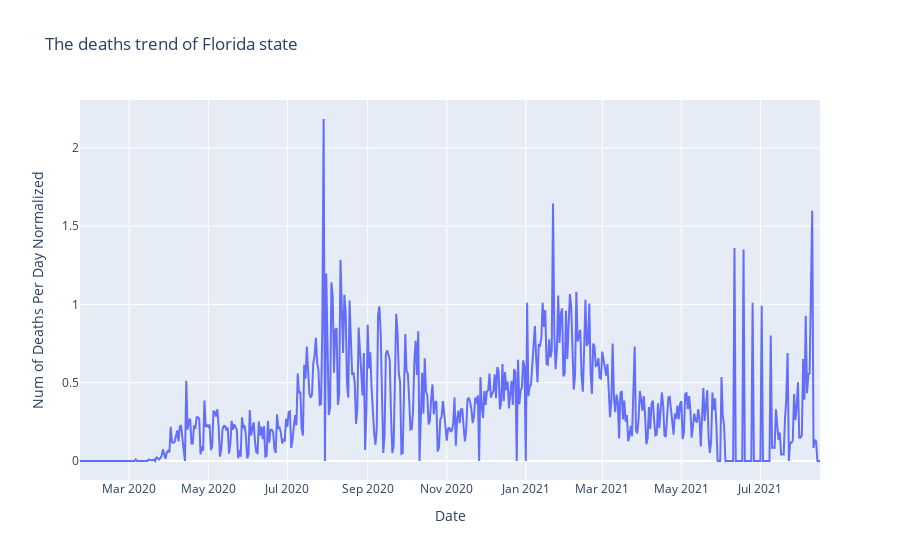

Notebook code cell kept with this figure:
### Code cell
fig4_fl = px.line(FLstate_date, x="Date", y='Num of Deaths Per Day Normalized',title='The deaths trend of Florida state')
fig4_fl.show()

### Figure 1 — Plotly figure (JSON) as saved in the notebook; plotly's stock layout.template omitted (floating-point values rounded to 4 significant figures; data arrays with more than 128 entries replaced by an {"elided": "..."} marker saying what was removed)
{"data": [{"hovertemplate": "Date=%{x}<br>Num of Deaths Per Day Normalized=%{y}<extra></extra>", "legendgroup": "", "line": {"color": "#636efa", "dash": "solid"}, "mode": "lines", "name": "", "orientation": "v", "showlegend": false, "type": "scatter", "x": {"elided": "572 str values"}, "xaxis": "x", "y": {"elided": "572 float values"}, "yaxis": "y"}], "layout": {"legend": {"tracegroupgap": 0}, "title": {"text": "The deaths trend of Florida state"}, "xaxis": {"anchor": "y", "domain": [0, 1], "title": {"text": "Date"}}, "yaxis": {"anchor": "x", "domain": [0, 1], "title": {"text": "Num of Deaths Per Day Normalized"}}}}
